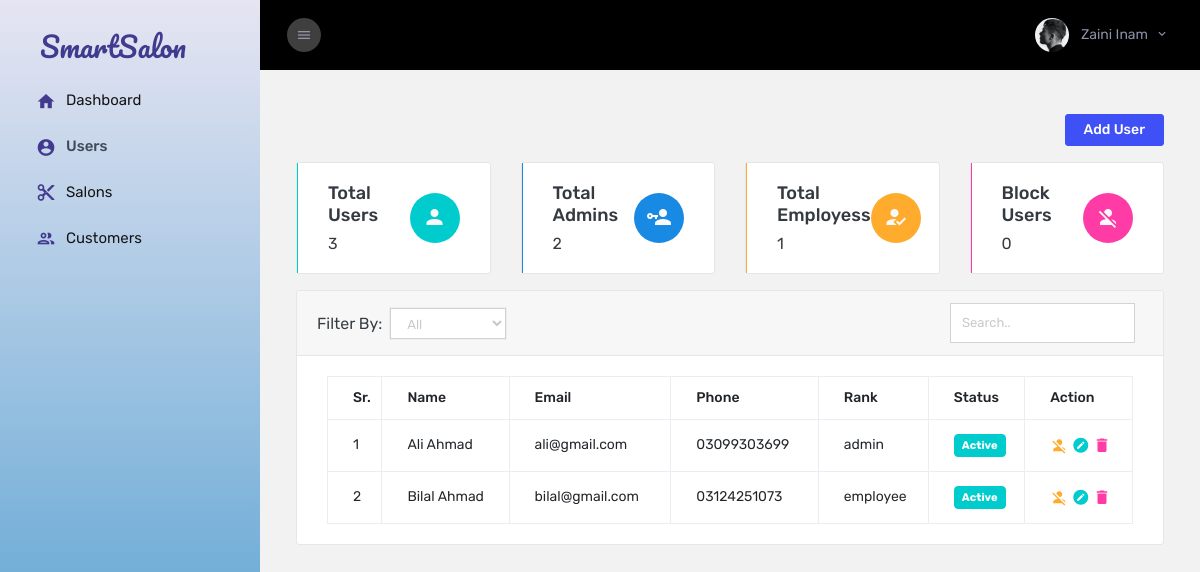
Screenshot of /admin/public/user (signed in) with the database file from the repository.
### tables this page shows
CREATE TABLE `users` (
  `id` int(11) NOT NULL,
  `firstname` varchar(100) NOT NULL,
  `lastname` varchar(100) DEFAULT NULL,
  `email` varchar(100) NOT NULL,
  `phone` varchar(100) NOT NULL,
  `password` varchar(100) NOT NULL,
  `rank` varchar(100) NOT NULL,
  `image` varchar(255) DEFAULT NULL,
  `status` varchar(100) DEFAULT NULL
);

### admin/private/controllers/User.php (called while the page is built, shortened)
<?php
class User extends Controller {
    private $user;
    function __construct(){
        $this->user = $this->load_model('User');
    }
    function index(){
        $users = $this->_all($this->user);
        $total_users = $this->user->count();
        $total_admins = $this->user->count('rank', 'admin');
        $total_employees = $this->user->count('rank', 'employee');
        $total_block_users = $this->user->count('status', 'block');
        $this->view('users',
        [
            "users"=>$users,
            "total_users"=>$total_users,
            "total_admins"=>$total_admins,
            "total_employees"=>$total_employees,
            "total_block_users"=>$total_block_users,
        ]);
    }
}
?>

### admin/private/core/app.php (called while the page is built, shortened)
<?php
class App {
    protected $method = "index";
    function __construct() {
        $URL = $this->getUrl();
        if(file_exists("../private/controllers/".$URL[0].".php")){
            unset($URL[0]);
        }
        $this->controller = new $this->controller();
        $URL= array_values($URL);
        $this->params = $URL;
        call_user_func_array([$this->controller, $this->method], $this->params);
    }
    private function getUrl(){
        $url = isset($_GET['url']) ? $_GET['url'] : "Home";
        return explode("/", filter_var(trim($url, "/")), FILTER_SANITIZE_URL);
    }
}
?>

### admin/public/index.php (called while the page is built, shortened)
<?php
    $app = new App();
?>

### admin/private/core/database.php (called while the page is built, shortened)
<?php
class Database{
    private function connect(){
        $string  = DBDRIVER.":host=".DBHOST.";dbname=".DBNAME;
        $con = new PDO($string, DBUSER, DBPASS);
        return $con;
    }
    public function query($query, $data=array()){
        $con = $this->connect();
        $stm = $con->prepare($query);
        if($stm){
            $check = $stm->execute($data);
            if($check){
                $data = $stm->fetchAll(PDO::FETCH_ASSOC);
                if(is_array($data) && count($data) > 0){
                    return $data;
                }
                else{
                    return true;
                }
            }
        }
        return false;
    }
}
?>

### admin/private/core/model.php (called while the page is built, shortened)
<?php
class Model extends Database{
    function findAll(){
        $query = "SELECT * FROM ".$this->table;
        $data = $this->query($query);
        return $data;
    }
}
?>

### admin/private/views/users.view.php (the view, shortened to what this page needs)
<div class="container-scroller" style="min-height:100vh;">
  <div class="container-fluid page-body-wrapper">
    <div class="main-panel">
      <div class="content-wrapper pb-0">
        <div class="row">
          <?php if(isset($_SESSION['ROLE']) && $_SESSION['ROLE'] == "admin" ): ?>
          <div class="col-sm-12 col-lg-12 col-md-12 d-flex justify-content-end">
            <a href="<?= URL ?>/user/add" class="btn btn-primary">Add User</a>
          </div>
          <?php endif; ?>
          <div class="col-lg-12 col-sm-12 col-md-12 mb-3 mt-3">
            <div class="row">
            </div>
          </div>
          <div class="col-md-12 col-sm-12 col-lg-12 grid-margin stretch-card mx-auto">
            <div class="card">
              <div class="card-header justify-content-between d-flex align-items-center">
                <div class="d-flex align-items-center">
                  Filter By:
                  <form method="post" class="mx-2">
                    <select class="form-control form-control-sm" name="filter" id="filter" style="border:1px solid #D3D3D3;">
                      <option value="all">All</option>
                    </select>
                  </form>
                </div>
                <div class="d-flex align-items-center flex-row-reverse">
                  <form method="post" class="mx-2">
                    <input type="text" name="search" id="search" class="form-control form-control-sm w-100" placeholder="Search.." required style="border:1px solid #D3D3D3;"/>
                  </form>
                </div>
              </div>
              <div class="card-body">
                <div class="table-responsive">
                  <?php if (is_array($users) && count($users) > 1) { ?>
                    <table class="table table-hover table-bordered table-responsive">
                      <thead>
                        <tr>
                          <th>Sr.</th>
                          <th>Name</th>
                          <th>Email</th>
                          <th>Phone</th>
                          <th>Rank</th>
                          <th>Status</th>
                          <?php if(isset($_SESSION['ROLE']) && $_SESSION['ROLE'] == "admin" ): ?>
                          <th>Action</th>
                          <?php endif; ?>
                        </tr>
                      </thead>
                      <tbody id="user_table">
                        <?php
                        $count = 0;
                        foreach ($users as $user) {
                        ?>
                          <?php if ($user['id'] != $_SESSION['ID']) {
                            $count += 1;
                          ?>
                            <tr>
                              <td><?php echo $count; ?></td>
                              <td><?php echo ucfirst($user['firstname']) . " " . ucfirst($user['lastname']); ?></td>
                              <td><?php echo $user['email']; ?></td>
                              <td><?php echo $user['phone']; ?></td>
                              <td><?php echo $user['rank']; ?></td>
                              <td>
                                <?php
                                $status_class = $user['status'] == "active" ? 'success' : 'danger';
                                ?>
                                <label class="badge badge-<?php echo $status_class; ?>"><?php echo ucfirst($user['status']); ?></label>
                              </td>
                              <?php if(isset($_SESSION['ROLE']) && $_SESSION['ROLE'] == "admin" ): ?>
                              <td>
                                <?php
                                $url = $user['status'] == "block" ? URL . "/user/unblock/" . $user['id'] : URL . "/user/block/" . $user['id'];
                                $icon = $user['status'] == "block" ? "mdi-account" : "mdi-account-off";
                                ?>
                                <a href="<?= $url ?>"><i class="mdi <?= $icon ?> text-warning" style="font-size:18px;"></i></a>
                                <a href="<?= URL ?>/user/update/<?= $user['id']; ?>" title="Update User"><i class="mdi mdi-pencil-circle text-success" style="font-size:18px;"></i></a>
                                <a href="<?= URL ?>/user/delete/<?= $user['id']; ?>" title="Delete User"><i class="mdi mdi-delete text-danger" style="font-size:18px; padding-top:2px;"></i></a>
                              </td>
                              <?php endif; ?>
                            </tr>
                          <?php } ?>
                        <?php } ?>
                      </tbody>
                    </table>
                  <?php } else { ?>
                    No user exist
                  <?php } ?>
                </div>
              </div>
            </div>
          </div>
        </div>
      </div>
    </div>
  </div>
</div>

### rows the page displays
users: firstname "Ali", lastname "Ahmad", email "ali@gmail.com", phone "03099303699", rank "admin", status "Active"
users: firstname "Bilal", lastname "Ahmad", email "bilal@gmail.com", phone "03124251073", rank "employee", status "Active"

### other values shown
$_SESSION['USER'] "Zaini Inam"
$heading "Total Users Total Admins Total Employess Block Users"
$total "3 2 1 0"
